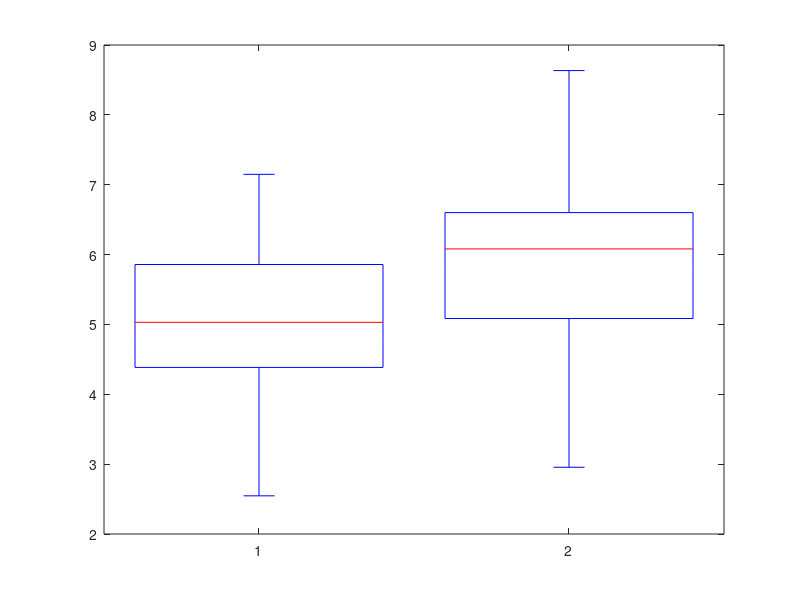

This figure's MATLAB source: (Note: this script raises an error after producing the figure.)

% some random points
data1 = normrnd(5,1,100,1);
data2 = normrnd(6,1,100,1);

% a simple box plot with two boxes
fig = figure;
boxplot([data1,data2])

% PLOTLY 
p = plotlyfigure(gcf);
plotly(p,false);
plotly_url = p.Response.url; 

